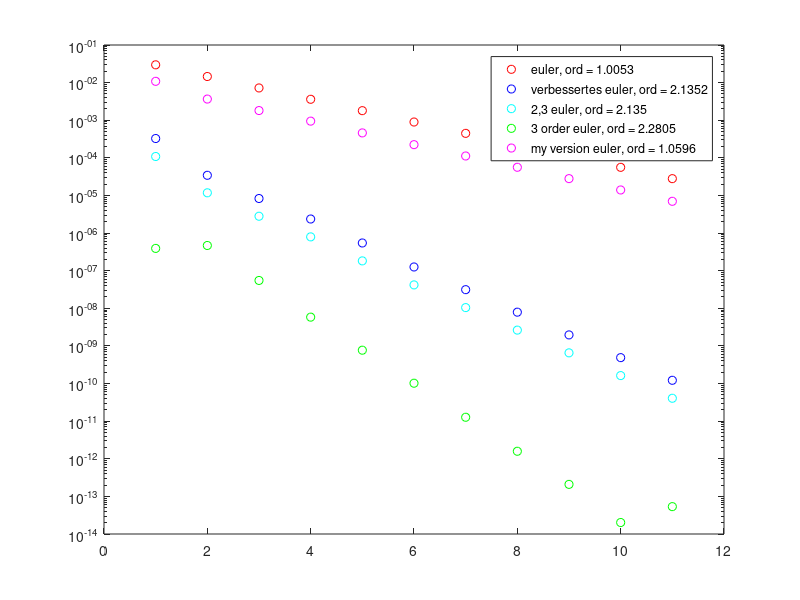

MATLAB code to generate this figure:
%% A5
%y(t) = exp(-1/3*t^3), y'(t) = -t^2 * y, y(0) = 1
y = @(t) exp(-1/3 * t.^3);
L = zeros(5,8);

N = 10
for n = 0 : N
    hn = 0.1 * 0.5^n;
    t = 0;
    ytj = 1;

    ytjV = 1;

    y3V = 1;
    
    y4V = 1;
   
    y5V = 1;
    while(t <= 1)
        ytj_next = ytj + hn * (-t^2) * ytj;
        ytj = ytj_next;
        
        
        ytjV_Middle = ytjV + hn/2 * (-t^2) * ytjV;
        ytjV_next = ytjV + hn * (-(t + hn/2)^2) * ytjV_Middle;
        ytjV = ytjV_next;
        
        
        % combined h/2 h/3 Euler 
        k1 = (-t^2) * y3V;
        halfV = y3V + hn/2 * k1;
        k2 = (-(t + hn/2)^2) * halfV;
        
        thirdV = y3V + hn/3 * (-t^2) * y3V;
        k3 = (-(t + hn/3)^2) * thirdV;
        
        twoThirdV = thirdV + hn/3 * (-(t + hn/3)^2) * thirdV;
        k4 = (-(t + 2/3 * hn)^2) * twoThirdV;
        y3V = y3V + hn * (-k2 + k3 + k4);
        
        % the three convergent order combined version but it seems that 
        % the order is two
        tk1 = (-t^2) * y4V;
        thalfV = y4V + hn/2 * tk1;
        tk2 = (-(t + hn/2)^2) * thalfV;
        
        tthirdV = y4V + hn/3 * (-t^2) * y4V;
        tk3 = (-(t + hn/3)^2) * tthirdV;
        
        ttwoThirdV = tthirdV + hn/3 * (-(t + hn/3)^2) * tthirdV;
        tk4 = (-(t + 2/3 * hn)^2) * ttwoThirdV;
        y4V = y4V + hn * (-2 * tk2 + 3/2 * tk3 + 3/2 * tk4);
        
        % my version . not so good :-(
        myK1 = (-t^2) * y5V;
        myK2 = (-(t+hn/2)^2)*y5V;
        myK3 = (-(t+hn/3)^2) * y5V;
        
        y5V = y5V + hn * (1/2 * myK1 + 2 * myK2 - 3/2 * myK3);
        
        
        % increase t
        t = t + hn;
        correctValue = y(t);
        diffE = abs(correctValue - ytj_next);
        diffV = abs(correctValue - ytjV_next);    
        diff23 = abs(correctValue - y3V);
        diff4 = abs(correctValue - y4V);
        diff5 = abs(correctValue - y5V);
    end
    L(1,n+1) = diffE;
    L(2,n+1) = diffV;
    L(3,n+1) =diff23;
    L(4,n+1) = diff4;
    L(5,n+1) = diff5;
end


semilogy(1:(N+1),L(1,:),'ro')
hold on
semilogy(1:(N+1),L(2,:),'bo')
semilogy(1:(N+1),L(3,:),'co')
semilogy(1:(N+1),L(4,:),'go')
semilogy(1:(N+1),L(5,:),'mo')
K1 = mean(diff(log(L(1,:)))/log(1/2));
K2 = mean(diff(log(L(2,:)))/log(1/2));
K3 = mean(diff(log(L(3,:)))/log(1/2));
K4 = mean(diff(log(L(4,:)))/log(1/2));
K5 = mean(diff(log(L(5,:)))/log(1/2));
str1 = ['euler, ord = '  num2str(K1)];
str2 = ['verbessertes euler, ord = '  num2str(K2)];
str3 = ['2,3 euler, ord = ' num2str(K3)];
str4 = ['3 order euler, ord = ' num2str(K4)];
str5 = ['my version euler, ord = ' num2str(K5)];
legend(str1,str2,str3,str4,str5)





%% A6
% [x,y]' = 
dist = 1;
v0 = [1,0]';
h = 0.1 * 0.5^7;
t = 0;
f = @(t,x,y) 2/norm([t - y,x]) * [-x,t-y]';
v = zeros(2,1);
while(dist > 1e-5)
    % choose the x-coord as relative dist
    % since the norm of the distance will be inaccurate
    % by examining the vector returned  [0,0.6646] we see that
    % x-coord already 0, while y-coord and t has a large difference
    % but norm([0,t] - v) in this case is exactly abs(t - v(2)) and 
    % cannot be smaller than 1e-5 
    % so the function will run forever. Therefore, use x-coord as dist
    % instead
    v = v0 + h/2 * f(t,v0(1),v0(2));
    v = v0 + h * f(t+h/2, v(1),v(2));
    t = t + h;
    v0 = v;
    dist = v(1);
end
v
    


% %% loesung
% 
% errE = zeros(8,1)
% orderE = zeeros(8,1)
% for j = 1:8
%     
%     for i = 2: n+1
%         
%         
%     end
%     errE(j) = a